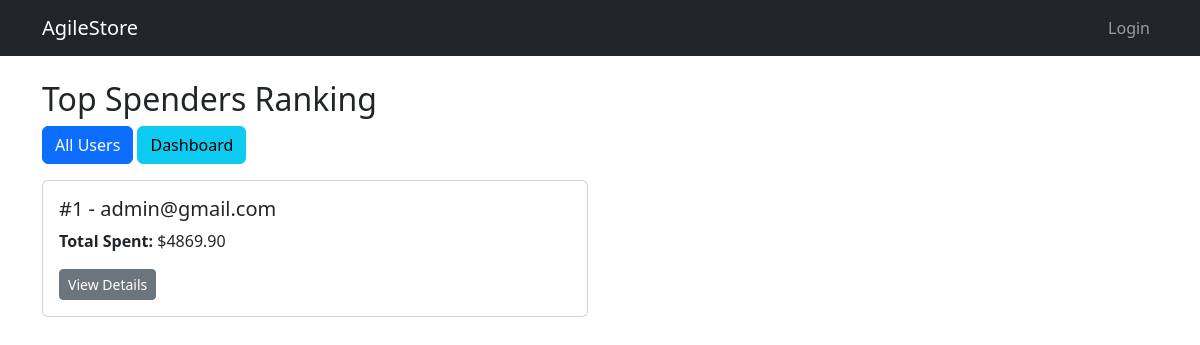
/users/ranking/, run on an earlier commit of the app's database.
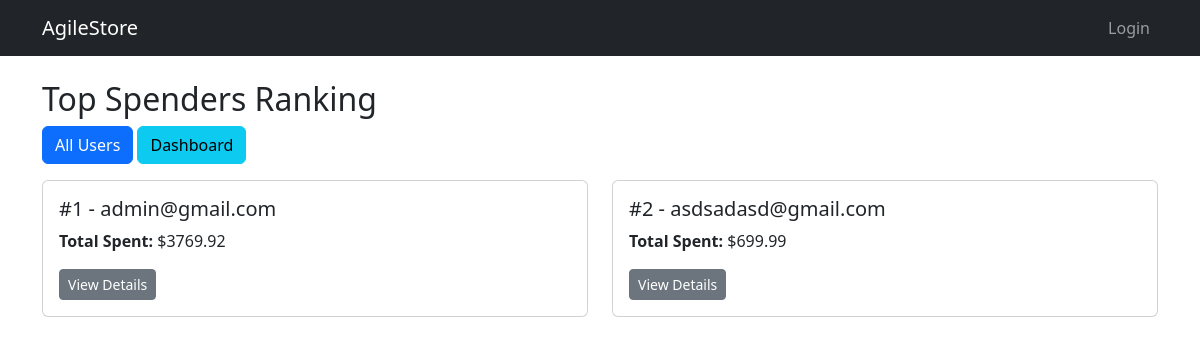
And on a later commit of the database.
### accounts/models/user_login.py (models this page shows, shortened)
class UserLogin(models.Model):
    email = models.EmailField(unique=True)
    password = models.CharField(max_length=255)
    created_at = models.DateTimeField(auto_now_add=True)
    class Meta:
        db_table = 'user_logins'
        ordering = ['-created_at']

### users/views/stats.py (the view)
# urls.py: path('ranking/', user_ranking, name='ranking'),
def user_ranking(request):
    ranking = UserStats.get_ranking()
    context = {
        'ranking': ranking,
    }
    return render(request, 'users/user_ranking.html', context)

### users/models/user_stats.py (called while the page is built)
    @staticmethod
    def get_ranking():
        from accounts.models import UserLogin
        from cart.models import Purchase
        users = UserLogin.objects.all()
        ranking = []
        for user in users:
            total_spent = Purchase.objects.filter(user_email=user.email).aggregate(
                Sum('total_price')
            )['total_price__sum'] or 0
            if total_spent > 0:
                ranking.append({
                    'email': user.email,
                    'total_spent': total_spent,
                })
        ranking.sort(key=lambda x: x['total_spent'], reverse=True)
        return ranking

### users/templates/users/user_ranking.html (shortened to what this page needs)
{% extends 'base.html' %}
{% block content %}
<div class="row">
    <div class="col-md-12">
        <h2>Top Spenders Ranking</h2>
        <div class="mb-3">
            <a href="{% url 'users:user_list' %}" class="btn btn-primary">All Users</a>
            <a href="{% url 'users:dashboard' %}" class="btn btn-info">Dashboard</a>
        </div>
        {% if ranking %}
            <div class="row">
                {% for rank_item in ranking %}
                <div class="col-md-6 mb-3">
                    <div class="card">
                        <div class="card-body">
                            <h5 class="card-title">
                                #{{ forloop.counter }} - {{ rank_item.email }}
                            </h5>
                            <p class="card-text">
                                <strong>Total Spent:</strong> ${{ rank_item.total_spent|floatformat:2 }}
                            </p>
                            <a href="{% url 'users:user_detail' rank_item.email %}" class="btn btn-sm btn-secondary">View Details</a>
                        </div>
                    </div>
                </div>
                {% endfor %}
            </div>
        {% else %}
            <div class="alert alert-info">
                No ranking data available.
            </div>
        {% endif %}
    </div>
</div>
{% endblock %}

What changed in the data, as far as the page shows it:
added UserLogin: email "asdsadasd@gmail.com"
Also different on the page:
new list line: "# 1 - Total Spent: $ 3769.92 View Details"
new list line: "admin@gmail.com"
new list line: "# 2 - Total Spent: $ 699.99 View Details"
list line gone: "# 1 - Total Spent: $ 4869.90 View Details"
list line gone: "admin@gmail.com"
